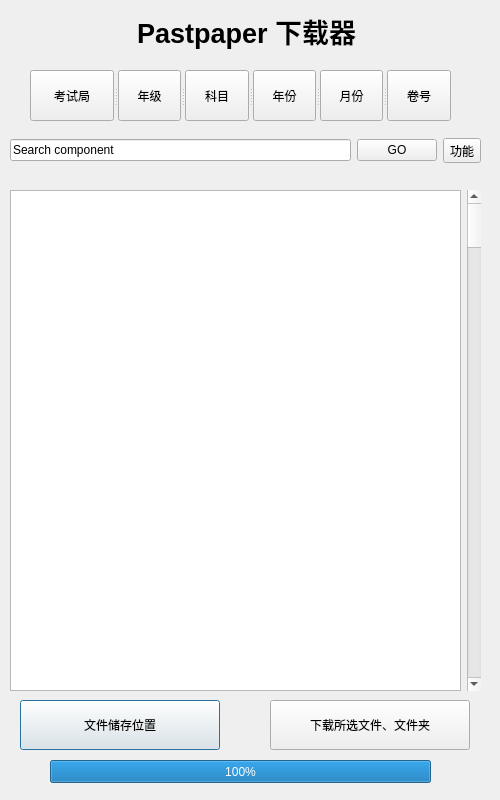
<?xml version="1.0" encoding="UTF-8"?>
<ui version="4.0">
 <class>PastPaper_Downloader</class>
 <widget class="QDialog" name="MainWindow">
  <property name="enabled">
   <bool>true</bool>
  </property>
  <property name="geometry">
   <rect>
    <x>0</x>
    <y>0</y>
    <width>500</width>
    <height>800</height>
   </rect>
  </property>
  <property name="cursor">
   <cursorShape>ArrowCursor</cursorShape>
  </property>
  <property name="windowTitle">
   <string>PastPaper_Downloader</string>
  </property>
  <widget class="QLabel" name="label">
   <property name="geometry">
    <rect>
     <x>1</x>
     <y>1</y>
     <width>491</width>
     <height>61</height>
    </rect>
   </property>
   <property name="sizePolicy">
    <sizepolicy hsizetype="Preferred" vsizetype="Preferred">
     <horstretch>0</horstretch>
     <verstretch>0</verstretch>
    </sizepolicy>
   </property>
   <property name="font">
    <font>
     <family>Microsoft YaHei UI</family>
     <pointsize>20</pointsize>
     <weight>75</weight>
     <bold>true</bold>
    </font>
   </property>
   <property name="cursor">
    <cursorShape>ArrowCursor</cursorShape>
   </property>
   <property name="mouseTracking">
    <bool>true</bool>
   </property>
   <property name="tabletTracking">
    <bool>false</bool>
   </property>
   <property name="text">
    <string>Pastpaper 下载器</string>
   </property>
   <property name="textFormat">
    <enum>Qt::RichText</enum>
   </property>
   <property name="scaledContents">
    <bool>false</bool>
   </property>
   <property name="alignment">
    <set>Qt::AlignCenter</set>
   </property>
  </widget>
  <widget class="QSplitter" name="splitter">
   <property name="geometry">
    <rect>
     <x>30</x>
     <y>70</y>
     <width>421</width>
     <height>51</height>
    </rect>
   </property>
   <property name="orientation">
    <enum>Qt::Horizontal</enum>
   </property>
   <widget class="QToolButton" name="exam_office">
    <property name="text">
     <string>考试局</string>
    </property>
   </widget>
   <widget class="QToolButton" name="grade">
    <property name="text">
     <string>年级</string>
    </property>
   </widget>
   <widget class="QToolButton" name="subject">
    <property name="text">
     <string>科目</string>
    </property>
   </widget>
   <widget class="QToolButton" name="year">
    <property name="text">
     <string>年份</string>
    </property>
   </widget>
   <widget class="QToolButton" name="month">
    <property name="text">
     <string>月份</string>
    </property>
   </widget>
   <widget class="QToolButton" name="component">
    <property name="text">
     <string>卷号</string>
    </property>
   </widget>
  </widget>
  <widget class="QPushButton" name="store_place">
   <property name="geometry">
    <rect>
     <x>20</x>
     <y>700</y>
     <width>200</width>
     <height>50</height>
    </rect>
   </property>
   <property name="text">
    <string>文件储存位置</string>
   </property>
  </widget>
  <widget class="QPushButton" name="download">
   <property name="geometry">
    <rect>
     <x>270</x>
     <y>700</y>
     <width>200</width>
     <height>50</height>
    </rect>
   </property>
   <property name="text">
    <string>下载所选文件、文件夹</string>
   </property>
  </widget>
  <widget class="QProgressBar" name="progressBar">
   <property name="geometry">
    <rect>
     <x>50</x>
     <y>760</y>
     <width>381</width>
     <height>23</height>
    </rect>
   </property>
   <property name="value">
    <number>100</number>
   </property>
  </widget>
  <widget class="QWidget" name="">
   <property name="geometry">
    <rect>
     <x>10</x>
     <y>190</y>
     <width>471</width>
     <height>501</height>
    </rect>
   </property>
   <layout class="QHBoxLayout" name="horizontalLayout">
    <item>
     <widget class="QTableView" name="info">
      <property name="enabled">
       <bool>true</bool>
      </property>
     </widget>
    </item>
    <item>
     <widget class="QScrollBar" name="verticalScrollBar">
      <property name="orientation">
       <enum>Qt::Vertical</enum>
      </property>
     </widget>
    </item>
   </layout>
  </widget>
  <widget class="QWidget" name="">
   <property name="geometry">
    <rect>
     <x>10</x>
     <y>130</y>
     <width>471</width>
     <height>41</height>
    </rect>
   </property>
   <layout class="QGridLayout" name="gridLayout_2">
    <item row="0" column="1">
     <widget class="QPushButton" name="start_search">
      <property name="text">
       <string>GO</string>
      </property>
     </widget>
    </item>
    <item row="0" column="0">
     <widget class="QLineEdit" name="lineEdit">
      <property name="text">
       <string>Search component</string>
      </property>
     </widget>
    </item>
    <item row="0" column="2">
     <widget class="QToolButton" name="toolButton">
      <property name="text">
       <string>功能</string>
      </property>
     </widget>
    </item>
   </layout>
  </widget>
 </widget>
 <resources/>
 <connections/>
</ui>
